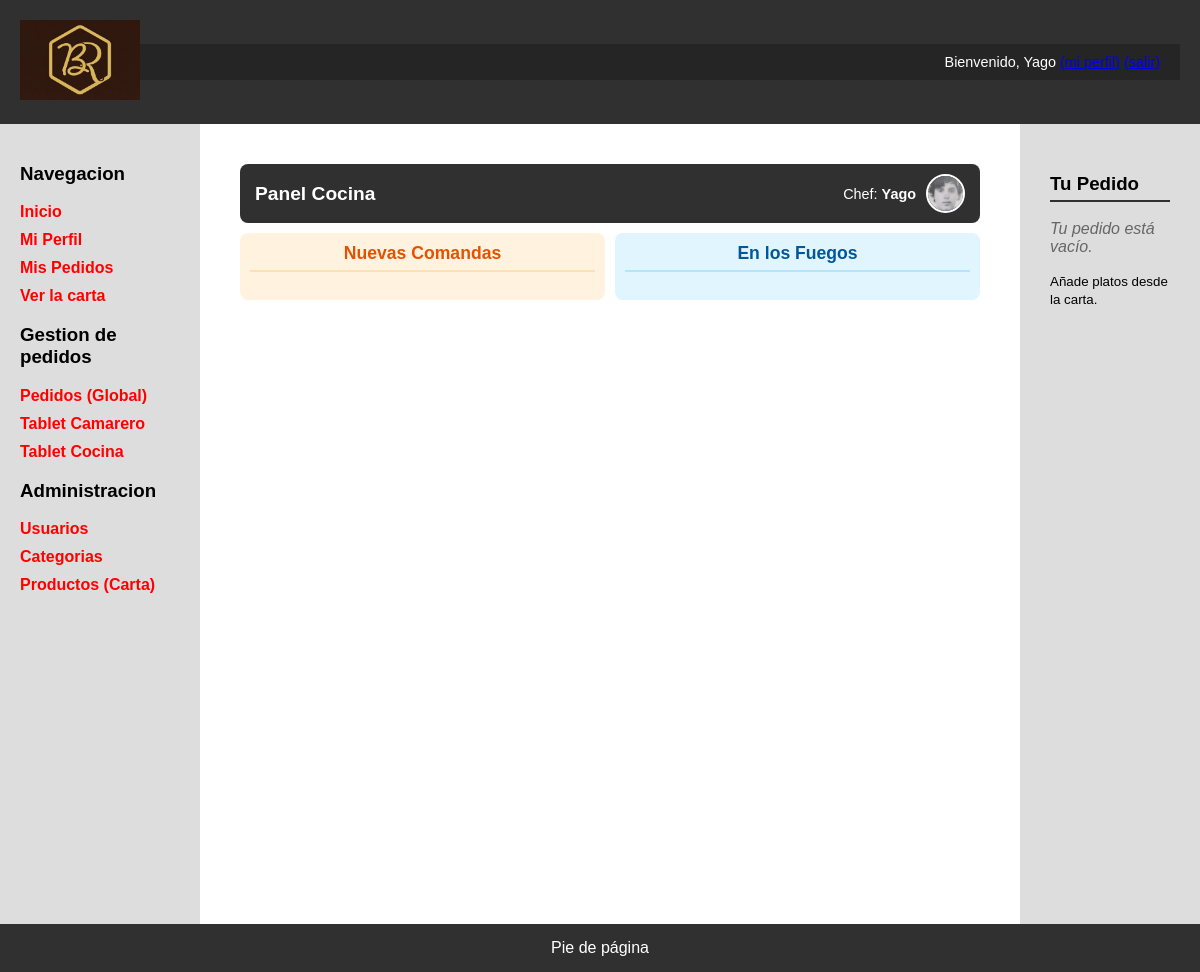
The page /tablet_cocina.php (signed in) on the database as committed earlier.
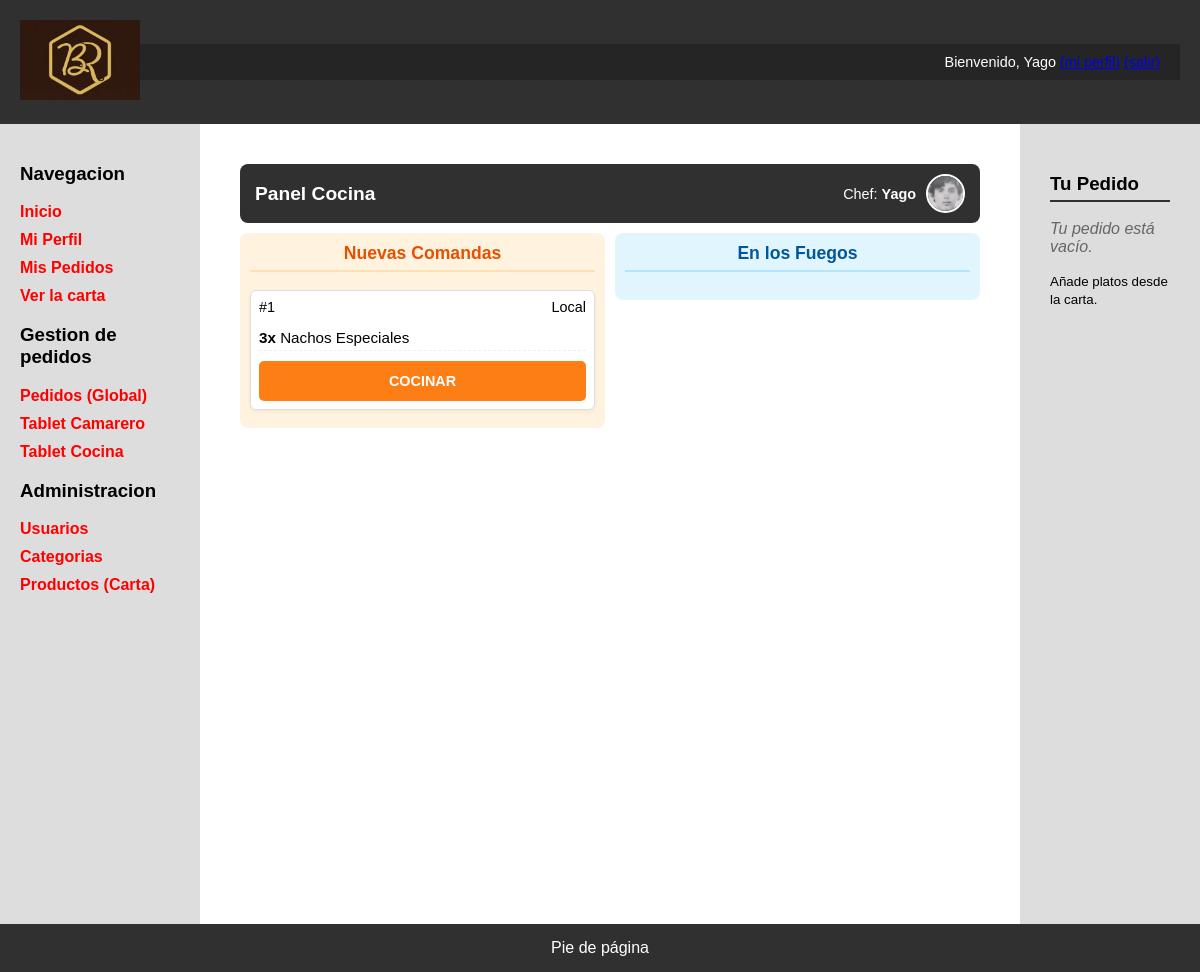
The same page on the database as committed later.
### tables this page shows
CREATE TABLE `pedidos` (
  `id` int(11) NOT NULL,
  `id_usuario` int(11) NOT NULL,
  `numero_pedido` int(11) NOT NULL,
  `fecha` datetime DEFAULT current_timestamp(),
  `estado` enum('Recibido','En preparacion','Cocinando','Listo cocina','Terminado','Entregado','Cancelado') NOT NULL DEFAULT 'Recibido',
  `tipo` enum('Local','Llevar') NOT NULL,
  `total` decimal(10,2) NOT NULL DEFAULT 0.00
);

CREATE TABLE `pedidos_productos` (
  `id_pedido` int(11) NOT NULL,
  `id_producto` int(11) NOT NULL,
  `cantidad` int(11) NOT NULL DEFAULT 1,
  `precio_unitario` decimal(10,2) NOT NULL,
  `iva` int(11) NOT NULL
);

CREATE TABLE `productos` (
  `id` int(11) NOT NULL,
  `id_categoria` int(11) NOT NULL,
  `nombre` varchar(100) NOT NULL,
  `descripcion` text DEFAULT NULL,
  `precio_base` decimal(10,2) NOT NULL,
  `iva` int(11) NOT NULL DEFAULT 10,
  `disponible` tinyint(1) NOT NULL DEFAULT 1,
  `ofertado` tinyint(1) NOT NULL DEFAULT 1,
  `imagen` varchar(255) DEFAULT 'prod_default.png'
);

### tablet_cocina.php (the view, shortened to what this page needs)
<?php
$conn = Aplicacion::getInstance()->getConexionBd();
$queryPedidos = "SELECT id, numero_pedido, tipo, estado FROM pedidos
                 WHERE estado IN ('En preparacion', 'Cocinando') ORDER BY fecha ASC";
$rs = $conn->query($queryPedidos);
$pedidos = [];
$idsPedidos = [];
if ($rs && $rs->num_rows > 0) {
    while ($fila = $rs->fetch_assoc()) {
        $pedidos[$fila['id']] = $fila;
        $pedidos[$fila['id']]['productos'] = [];
        $idsPedidos[] = $fila['id'];
    }
}
if (!empty($idsPedidos)) {
	$idsStr = implode(',', $idsPedidos);
	$queryProds = "SELECT pp.id_pedido, pp.cantidad, p.nombre
				   FROM pedidos_productos pp
				   JOIN productos p ON pp.id_producto = p.id
				   WHERE pp.id_pedido IN ($idsStr)";
	$rsProds = $conn->query($queryProds);
	if ($rsProds && $rsProds->num_rows > 0) {
		while ($prod = $rsProds->fetch_assoc()) {
			$pedidos[$prod['id_pedido']]['productos'][] = $prod;
		}
	}
}
function generarTarjetaCocina($pedido, $botonTexto, $claseBoton, $siguienteEstado) {
    $htmlProductos = "";
    foreach ($pedido['productos'] as $prod) {
        $htmlProductos .= "<div class='tablet-cocinero-producto-row'>
                                <span><strong>{$prod['cantidad']}x</strong> {$prod['nombre']}</span>
                           </div>";
    }
    return <<<HTML
    <div class="tablet-cocinero-card">
        <div class="tablet-cocinero-card-header">
            <span>#{$pedido['numero_pedido']}</span>
            <span class="tablet-camarero-card-type">{$pedido['tipo']}</span>
        </div>
        <div class="tablet-cocinero-productos">
            $htmlProductos
        </div>
        <form action="tablet_cocina.php" method="POST">
            <input type="hidden" name="id_pedido" value="{$pedido['id']}">
            <input type="hidden" name="nuevo_estado" value="{$siguienteEstado}">
            <button type="submit" class="tablet-cocinero-btn {$claseBoton}">
                $botonTexto
            </button>
        </form>
    </div>
HTML;
}
$colNuevas = "";
$colProceso = "";
foreach ($pedidos as $p) {
    if ($p['estado'] === 'En preparacion') {
        $colNuevas .= generarTarjetaCocina($p, 'COCINAR', 'tablet-cocinero-btn--cocinar', 'Cocinando');
    } elseif ($p['estado'] === 'Cocinando') {
        $colProceso .= generarTarjetaCocina($p, 'LISTO', 'tablet-cocinero-btn--listo', 'Listo cocina');
    }
}
$nombreCocinero = $_SESSION['nombreUsuario'] ?? 'Chef';
$avatar = $_SESSION['avatar'] ?? 'default.png';
$contenidoPrincipal = <<<EOS
<div class="tablet-cocinero-header">
    <h2>Panel Cocina</h2>
    <div class="tablet-camarero-user">
        <span>Chef: <strong>{$nombreCocinero}</strong></span>
        <img src="img/avatares/{$avatar}" alt="Avatar" class="tablet-camarero-avatar">
    </div>
</div>
<div class="tablet-cocinero-layout">
    <div class="tablet-cocinero-column tablet-cocinero-column--nuevas">
        <h3>Nuevas Comandas</h3>
        $colNuevas
    </div>
    <div class="tablet-cocinero-column tablet-cocinero-column--proceso">
        <h3>En los Fuegos</h3>
        $colProceso
    </div>
</div>
EOS;
require __DIR__.'/includes/vistas/plantillas/plantilla.php';

Rows that differ between the two databases and show on the page:
added pedidos: numero_pedido "1", tipo "Local"
added pedidos_productos: cantidad "3", id_producto.nombre "Nachos Especiales"
Other text that changed with them:
$botonTexto: (not shown) → "COCINAR"
